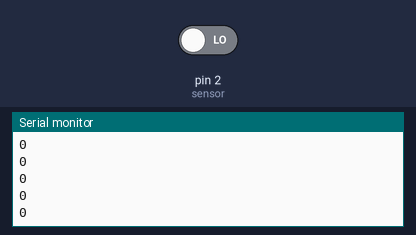
Bench run of a sketch on a simulated Arduino Uno, built with avr-gcc and run on an emulated ATmega328P. Parts: the last lines printed to the serial monitor. Inputs (shaded band) come from the test bench; at power-on: pin 2 (sensor) LOW.

Above: at 1.2 s.
1.3 s: pin 2 (sensor) driven HIGH
At 2.4 s:
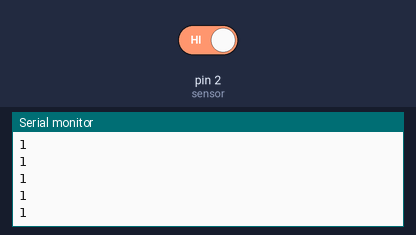
5.8 s: pin 2 (sensor) driven LOW
At 6.4 s:
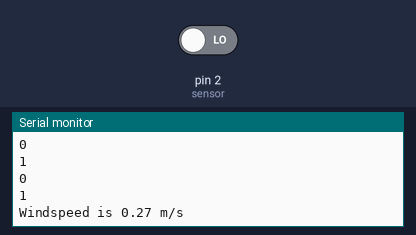

Measured:
- after the input at 1.3 s, the serial monitor: prints a new line after 0.07 s (image 1)
- after the input at 5.8 s, the serial monitor: prints a new line after 0.46 s (image 2)

The sketch:

wind_sensor.ino
```cpp
//int hall = 2;
//
//// the setup routine runs once when you press reset:
//void setup() {
//  // initialize serial communication at 9600 bits per second:
//  Serial.begin(9600);
//  // make the pushbutton's pin an input:
//  pinMode(hall, INPUT);
//}
//
//// the loop routine runs over and over again forever:
//void loop() {
//  // read the input pin:
//  int hallState = digitalRead(hall);
//  // print out the state of the button:
//  Serial.println(hallState);
//  delay(1);        // delay in between reads for stability
//}

int sensor = 2;
//  Diameter of the wind vane in mm
int vane_diameter = 120;

//  Calculating the vane circumference
float vane_circ = ((vane_diameter * 1.000) / 1000) * 3.1415;

//  Vane inefficiency factor (Should come from a comparison with a working vane)
float err = 703.5;

// Defining defaults
int rotations = 0;
int trigger = 0;
int count = 0;
int sensorValue = 0;
float rots_per_second;
float windspeed;


void setup() {
  Serial.begin(9600);
  pinMode(sensor, INPUT);

  Serial.println("Starting measuring");
}

void loop() {
  while (count < 1000){
    sensorValue = digitalRead(sensor);
    Serial.println(sensorValue);
    if (sensorValue == 1 && trigger == 0){
      rotations = rotations + 1;
      trigger = 1;
    }
    if (sensorValue == 0){
      trigger = 0;
    }

    Serial.println(rotations);

    count = count + 1;
    delay(1);
  }

//  Checking for falls starts
  if (rotations == 1 && sensorValue == 1){
    rotations = 0;
  }

//  Calculating wind speed after 10 seconds
  rots_per_second = (rotations * 1.000) / 1000;
  windspeed = rots_per_second * vane_circ * err;
//
//  Serial.println(rots_per_second);
//  delay(500);

  Serial.print("Windspeed is ");
  Serial.print(windspeed);
  Serial.println(" m/s");

  delay(500);

  count = 0;
  rotations = 0;
}
```
